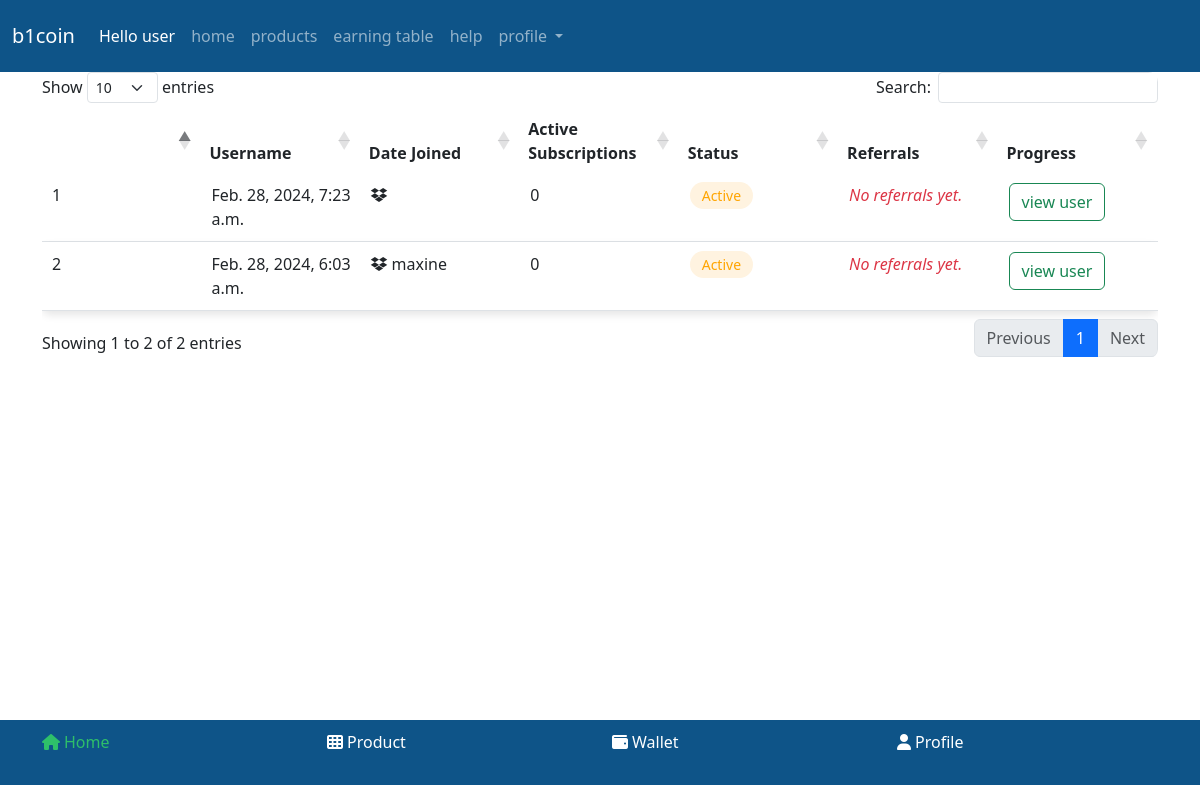
The page /adm/all_users/ (signed in) on the database its author committed.
### app/models.py (models this page shows, shortened)
class UserDetails(models.Model):
    user = models.OneToOneField(User, on_delete=models.CASCADE)
    last_product = models.ForeignKey(Product, on_delete=models.CASCADE, null=True)
    username = models.CharField(max_length=200, default="")
    phone = models.CharField(max_length=20, default="")
    balance = models.FloatField(default=0.0)
    points = models.FloatField(default=0.0)
    referral_code = models.CharField(max_length=2000, default=generate_random_string)
    total_referrals = models.IntegerField(default=0)
    active_subscriptions = models.IntegerField(default=0)
    last_subscription_payoff = models.DateTimeField(null=True)
    subscribed_referrals = models.IntegerField(default=0)

### app/views.py (the view, shortened to what this page needs)
# urls.py: path('all_users/', views.all_users, name="all_users"),
def all_users(request):
    user = request.user
    if user.is_authenticated:
        if user.is_superuser:
            all_users_sorted = UserDetails.objects.select_related('user').order_by('-active_subscriptions', 'username')
            return render(request, "all users.html", {"all_users": all_users_sorted})
    messages.error(request, "Access reserved to authenticated admin!")
    return redirect("app:login")

### app/templates/all users.html (shortened to what this page needs)
{% extends 'base.html' %}
{% block body %}
<div class="container">
    <div class="table-wrapper">
      <table class="table custom-table" id="allUsersTable">
        <thead>
          <tr>
              <th></th>
            <th scope="col">Username</th>
            <th scope="col">Date Joined</th>
            <th scope="col">Active Subscriptions</th>
            <th scope="col">Status</th>
            <th scope="col">Referrals</th>
            <th scope="col">Progress</th>
          </tr>
        </thead>
        <tbody>
          {% if all_users %}
          {% for user in all_users %}
            <tr>
              <td>{{ forloop.counter }}</td>
              <td>{{ user.user.date_joined }}</td>
              <td><i class="fab fa-dropbox"></i> {{ user.username }}</td>
              <td>{{ user.active_subscriptions }}</td>
              <td><span class="priority-medium">{% if user.user.is_active %}Active{% else %}Inactive{% endif %}</span></td>
              <td>
                {% if user.total_referrals == 0 %}
                <i class="text-danger">No referrals yet.</i>
                {% elif user.total_referrals == 1 %}
                <img src="https://encrypted-tbn0.gstatic.com/images?q=tbn:ANd9GcR0efdKLaNWqb-JKASydDA2A8CxHElhLqhu3g&usqp=CAU" alt="member" class="member-img">
                <span>{{ user.total_referrals }}</span>
                {% endif %}
              </td>
              <td>
                <div>
                  <a href="/adm/edit_user/{{ user.pk }}/" class="btn btn-outline-success">view user</a>
                </div>
              </td>
            </tr>
            {% endfor %}
            {% else %}
            <tr>
              <td colspan="5">No Subscribed Users Yet.</td>
            </tr>
            {% endif %}
        </tbody>
      </table>
    </div>
</div>
{% endblock %}

### app/templates/base.html (shortened to what this page needs)
<!DOCTYPE html>
{% load static %}
<html lang="en">
  <head>
    <link rel="stylesheet" href="https://cdnjs.cloudflare.com/ajax/libs/font-awesome/4.7.0/css/font-awesome.min.css">
    <link href="https://cdnjs.cloudflare.com/ajax/libs/font-awesome/6.1.1/css/all.min.css" rel="stylesheet">
      <link rel="stylesheet" href="{% static './styles.css' %}" />
    <link
      rel="stylesheet"
      href="https://cdnjs.cloudflare.com/ajax/libs/twitter-bootstrap/5.3.0/css/bootstrap.min.css"
    />
    <link
      rel="stylesheet"
      type="text/css"
      href="https://cdn.datatables.net/1.13.7/css/dataTables.bootstrap5.min.css"
    />
    <link href="https://cdnjs.cloudflare.com/ajax/libs/font-awesome/6.1.1/css/all.min.css" rel="stylesheet">
     <link rel="stylesheet" href="{% static './styles.css' %}" />
  </head>
  <body>
    <div class="full-body">
      {% block navbar %}
        <div class="container-fluid bg-blue-1">
          <div class="row mx-auto">
            <nav class="navbar navbar-expand-lg navbar-dark py-3">
              <a class="navbar-brand" href="/">b1coin</a>
              <div class="collapse navbar-collapse" id="navbarSupportedContent">
              <ul class="navbar-nav me-auto mb-2 mb-lg-0">
                {% if user.is_authenticated %}
                    <li class="nav-item">
                      <a class="nav-link active" aria-current="page" href="#">Hello {{ user.username }}</a>
                    </li>
                {% endif %}
                    <li class="nav-item">
                      <a class="nav-link" href="/">home</a>
                    </li>
                    <li class="nav-item">
                      <a class="nav-link" href="/products/">products</a>
                    </li>
                    <li class="nav-item">
                      <a class="nav-link" href="/all_machines/">earning table</a>
                    </li>
                    <li class="nav-item">
                      <a class="nav-link" href="/help/">help</a>
                    </li>
                {% if user.is_authenticated %}
                    <li class="nav-item dropdown">
                      <a
                        class="nav-link dropdown-toggle"
                        href="#"
                        id="navbarDropdown"
                        role="button"
                        data-bs-toggle="dropdown"
                        aria-expanded="false"
                      >
                        profile
                      </a>
                    </li>
                  {% endif %}
                </ul>
              </div>
            </nav>
          </div>
        </div>
      {% endblock %}
      {% block body %} {% endblock %}
    </div>
    {% block footer %}
    <footer class="footer">
      <div class="container">
        <div class="row">
          <div class="col-3 text-center">
            <a href="/" class="nav-link d-sm-block d-md-flex">
              <div class="icon-div">
                <i class="fas fa-home green-1"></i>
              </div>
              <p class="px-1 green-1"> Home</p>
            </a>
          </div>
          <div class="col-3 text-center">
            <a href="/products/" class="nav-link d-sm-block d-md-flex">
              <div class="icon-div">
                <i class="fas fa-th"></i>
              </div>
              <p class="px-1"> Product</p>
            </a>
          </div>
          {% if user.is_authenticated %}
            <div class="col-3 text-center">
              <a href="/my_wallet/" class="nav-link d-sm-block d-md-flex">
                <div class="icon-div">
                  <i class="fas fa-wallet"></i>
                </div>
                <p class="px-1"> Wallet</p>
              </a>
            </div>
            <div class="col-3 text-center">
              <a href="/my_profile/" class="nav-link d-sm-block d-md-flex">
                <div class="icon-div">
                  <i class="fas fa-user"></i>
                </div>
                <p class="px-1"> Profile</p>
              </a>
            </div>
          {% endif %}
        </div>
      </div>
    </footer>
    {% endblock %}
  </body>
</html>

### app/static/styles.css (style rules this page uses)
body { min-height: 100vh; }
.full-body { min-height: 90vh; }
.bg-blue-1 { background-color: #0E5488; }
.green-1 { color: #2EBF6A; }
.footer { width: 100%; height: 65px; bottom: 0; background-color: #0E5488; color: white; padding: 10px 0; }
.footer .nav-link { color: white; transition: color 0.2s; }

### app/templates/base.html (style rules this page uses)
body { min-height: 100vh; }
.full-body { min-height: 90vh; }
.bg-blue-1 { background-color: #0E5488; }
.green-1 { color: #2EBF6A; }
.footer { width: 100%; height: 65px; bottom: 0; background-color: #0E5488; color: white; padding: 10px 0; }
.footer .nav-link { color: white; transition: color 0.2s; }
.table-wrapper { width: 100%; background-color: rgba(255,255,255,0.25); border-radius: 10px; overflow-x: auto; -webkit-overflow-scrolling: touch; }
.table-wrapper table { width: 100%; min-width: auto; table-layout: fixed; border-collapse: collapse; }

### app/templates/all users.html (style rules this page uses)
a { text-decoration: none; }
.custom-table { border-collapse: separate; border-spacing: 0 0.5rem; }
.custom-table thead th { border-bottom: none; }
.custom-table tbody tr { background-color: #ffffff; box-shadow: 0 4px 8px rgba(0,0,0,0.1); border-radius: 0.5rem; }
th, td { min-width: 80px; text-align: center; }
.table-wrapper td { padding: 10px; text-align: left; }
.priority-medium { color: #ffa502; background-color: #fff3e0; border-radius: 1rem; padding: 0.25rem 0.75rem; font-size: 0.875rem; }
.table { min-width: 800px !important; }

### rows shown on the page
UserDetails: user.date_joined "Feb. 28, 2024, 7:23 a.m.", active_subscriptions "0", shows "Active", total_referrals "No referrals yet."
UserDetails: user.date_joined "Feb. 28, 2024, 6:03 a.m.", username "maxine", active_subscriptions "0", shows "Active", total_referrals "No referrals yet."

### other values the page prints
{{ user.username }} "user"
